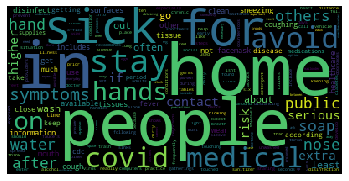

Recreate this plot in Python.
# Here are all the installs and imports you will need for your word cloud script and uploader widget

!pip install wordcloud
!pip install fileupload
!pip install ipywidgets
!jupyter nbextension install --py --user fileupload
!jupyter nbextension enable --py fileupload

import wordcloud
import numpy as np
from matplotlib import pyplot as plt
from IPython.display import display
import fileupload
import io
import sys


# This is the uploader widget

def _upload():

    _upload_widget = fileupload.FileUploadWidget()

    def _cb(change):
        global file_contents
        decoded = io.StringIO(change['owner'].data.decode('utf-8'))
        filename = change['owner'].filename
        print('Uploaded `{}` ({:.2f} kB)'.format(
            filename, len(decoded.read()) / 2 **10))
        file_contents = decoded.getvalue()

    _upload_widget.observe(_cb, names='data')
    display(_upload_widget)

_upload()



def calculate_frequencies(file_contents):
    # Here is a list of punctuations and uninteresting words you can use to process your text
    punctuations = '''!()-[]{};:'"\,<>./?@#$%^&*""_~'''
    uninteresting_words = ["the", "a", "to", "if", "is", "it", "of", "and", "or", "an", "as", "i", "me", "my", \
    "we", "our", "ours", "you", "your", "yours", "he", "she", "him", "his", "her", "hers", "its", "they", "them", \
    "their", "what", "which", "who", "whom", "this", "that", "am", "are", "was", "were", "be", "been", "being", \
    "have", "has", "had", "do", "does", "did", "but", "at", "by", "with", "from", "here", "when", "where", "how", \
    "all", "any", "both", "each", "few", "more", "some", "such", "no", "nor", "too", "very", "can", "will", "just"]
    
    # LEARNER CODE START HERE
    
    contents = file_contents.split(" ")
    count_words= {}
    
    def word_count(word):
        if word.isalpha() and word not in count_words:
            count_words[word]=1               
        elif word not in count_words:
            new_word =""
            for letter in word:
                if letter.isalpha():
                    new_word += letter
            word= new_word
            if word not in count_words and word !="" and word not in uninteresting_words:
                count_words[word]=1
            elif word in count_words:
                count_words[word]+=1                
        elif word in count_words:
            count_words[word]+=1
    for word in contents:
        word = word.lower()
        if "\r\n" in word and word not in uninteresting_words:
            word_list= word.split("\r\n")
            for word_new in word_list:
                word = word_new
                word_count(word)
        elif word not in uninteresting_words:
            word_count(word)
    
    #wordcloud
    cloud = wordcloud.WordCloud()
    cloud.generate_from_frequencies(count_words)
    return cloud.to_array()
    
    
    # Display your wordcloud image
myimage = calculate_frequencies(file_contents)
plt.imshow(myimage, interpolation = 'nearest')
plt.axis('off')
plt.show()
